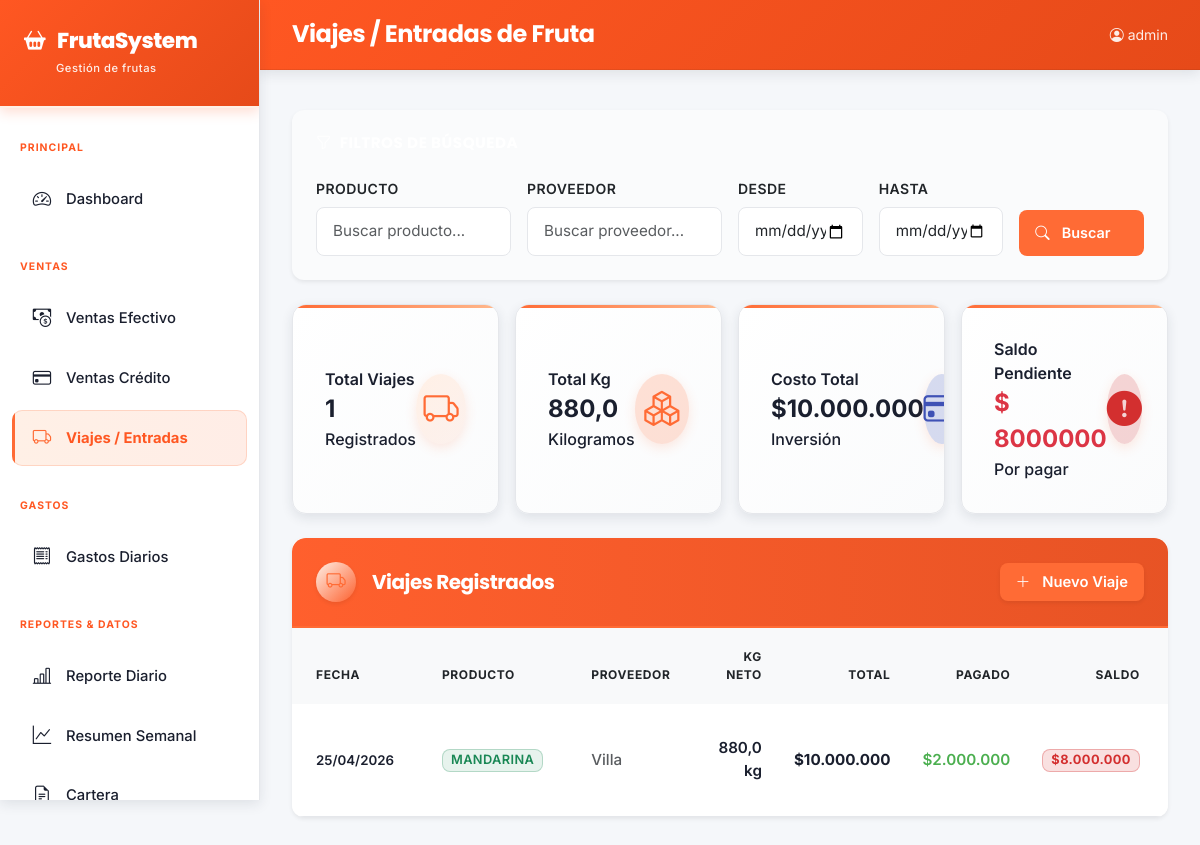
/viajes/ (signed in), run on the app's committed database.
### core/models.py (models this page shows, shortened)
class Viaje(models.Model):
    PESO_CANASTILLA_NEGRA = Decimal('1.6')
    PESO_CANASTILLA_COLOR = Decimal('2.2')
    proveedor = models.ForeignKey(Proveedor, on_delete=models.CASCADE, related_name='viajes', verbose_name='Proveedor')
    producto = models.ForeignKey(Producto, on_delete=models.CASCADE, related_name='viajes', verbose_name='Producto')
    fecha = models.DateField(verbose_name='Fecha')
    observaciones = models.TextField(blank=True, verbose_name='Observaciones')
    kg_podridos = models.DecimalField(max_digits=10, decimal_places=2, default=0, verbose_name='Kg Podridos / Rechazo')
    precio_total_acordado = models.DecimalField(max_digits=12, decimal_places=2, default=0, verbose_name='Precio Total Acordado')
    created_at = models.DateTimeField(auto_now_add=True)
    @property
    def total_kg_neto(self): return sum(lote.kg_neto for lote in self.lotes.all())
    @property
    def total_valor(self): return self.precio_total_acordado
    @property
    def total_pagado(self): return sum(p.monto for p in self.pagos_proveedor.all())
    @property
    def saldo_pendiente(self): return self.total_valor - self.total_pagado
    class Meta:
        verbose_name = 'Viaje'; verbose_name_plural = 'Viajes'; ordering = ['-fecha', '-created_at']

class Producto(models.Model):
    nombre = models.CharField(max_length=100, verbose_name='Nombre')
    tiene_descuento_gobierno = models.BooleanField(default=False, verbose_name='Descuento gobierno')
    porcentaje_descuento = models.DecimalField(max_digits=5, decimal_places=2, default=0, verbose_name='% Descuento gobierno')
    activo = models.BooleanField(default=True, verbose_name='Activo')
    def __str__(self): return self.nombre
    class Meta:
        verbose_name = 'Producto'; verbose_name_plural = 'Productos'; ordering = ['nombre']

class Proveedor(models.Model):
    nombre = models.CharField(max_length=200, verbose_name='Nombre')
    telefono = models.CharField(max_length=20, blank=True, verbose_name='Teléfono')
    direccion = models.TextField(blank=True, verbose_name='Dirección')
    activo = models.BooleanField(default=True, verbose_name='Activo')
    def __str__(self): return self.nombre
    class Meta:
        verbose_name = 'Proveedor'; verbose_name_plural = 'Proveedores'; ordering = ['nombre']

class LoteClasificacion(models.Model):
    viaje = models.ForeignKey(Viaje, on_delete=models.CASCADE, related_name='lotes', verbose_name='Viaje')
    clasificacion = models.ForeignKey(Clasificacion, on_delete=models.CASCADE, verbose_name='Clasificación')
    kg_neto = models.DecimalField(max_digits=10, decimal_places=2, default=0, verbose_name='Kg Neto Clasificado')
    class Meta:
        verbose_name = 'Lote por Clasificación'; verbose_name_plural = 'Lotes por Clasificación'

class PagoProveedor(models.Model):
    viaje = models.ForeignKey(Viaje, on_delete=models.CASCADE, related_name='pagos_proveedor', verbose_name='Viaje')
    monto = models.DecimalField(max_digits=12, decimal_places=2, verbose_name='Monto')
    medio_pago = models.CharField(max_length=20, choices=MEDIO_PAGO_CHOICES, verbose_name='Medio de pago')
    fecha = models.DateField(verbose_name='Fecha')
    observaciones = models.TextField(blank=True, verbose_name='Observaciones')
    class Meta:
        verbose_name = 'Pago a Proveedor'; verbose_name_plural = 'Pagos a Proveedores'; ordering = ['-fecha']

### core/views.py (the view)
# urls.py: path('viajes/', views.viaje_list, name='viaje_list'),
@login_required
def viaje_list(request):
    viajes = Viaje.objects.select_related('proveedor', 'producto').all()
    num_viajes = len(viajes)
    total_kg = sum(v.total_kg_neto for v in viajes)
    total_costo = sum(v.total_valor for v in viajes)
    saldo_pendiente = sum(v.saldo_pendiente for v in viajes)
    return render(request, 'core/viaje_list.html', {
        'viajes': viajes,
        'num_viajes': num_viajes, 'total_kg': total_kg,
        'total_costo': total_costo, 'saldo_pendiente': saldo_pendiente
    })

### core/templatetags/cop_filters.py (called while the page is built)
@register.filter
def cop(value):
    try:
        n = int(round(float(value)))
        return f"{n:,}".replace(",", ".")
    except (ValueError, TypeError):
        return value

### core/templates/core/viaje_list.html (shortened to what this page needs)
{% extends 'core/base.html' %}
{% block page_title %}Viajes / Entradas de Fruta{% endblock %}
{% block content %}
<div class="card border-0 shadow-sm mb-4" style="border-radius: 12px; background: var(--bg-light);">
  <div class="card-body p-4">
    <h6 class="fw-bold mb-4" style="color: white; font-size: 0.95rem; text-transform: uppercase; letter-spacing: 0.5px;">
      <i class="bi bi-funnel me-2"></i>Filtros de Búsqueda
    </h6>
    <div class="row g-3">
      <div class="col-md-3">
        <label class="form-label fw-semibold small" style="color: var(--text-secondary);">Producto</label>
        <input type="text" class="form-control" placeholder="Buscar producto..." style="border-radius: 8px; border: 1px solid var(--border-light); padding: 0.75rem 1rem;">
      </div>
      <div class="col-md-3">
        <label class="form-label fw-semibold small" style="color: var(--text-secondary);">Proveedor</label>
        <input type="text" class="form-control" placeholder="Buscar proveedor..." style="border-radius: 8px; border: 1px solid var(--border-light); padding: 0.75rem 1rem;">
      </div>
      <div class="col-md-2">
        <label class="form-label fw-semibold small" style="color: var(--text-secondary);">Desde</label>
        <input type="date" class="form-control" style="border-radius: 8px; border: 1px solid var(--border-light); padding: 0.75rem 1rem;">
      </div>
      <div class="col-md-2">
        <label class="form-label fw-semibold small" style="color: var(--text-secondary);">Hasta</label>
        <input type="date" class="form-control" style="border-radius: 8px; border: 1px solid var(--border-light); padding: 0.75rem 1rem;">
      </div>
      <div class="col-md-2 d-flex align-items-end gap-2">
        <button class="btn w-100" style="background: var(--orange-primary); color: white; border-radius: 8px; border: none; padding: 0.75rem 1rem; font-weight: 600; font-size: 0.9rem;">
          <i class="bi bi-search me-1"></i>Buscar
        </button>
      </div>
    </div>
  </div>
</div>
<div class="row row-cols-1 row-cols-md-4 g-3 mb-4">
  <div class="col">
    <div class="stat-card-white h-100">
      <div>
        <div class="small fw-semibold">Total Viajes</div>
        <div class="fs-4 fw-bold">{{ num_viajes|default:0 }}</div>
        <div class="small">Registrados</div>
      </div>
      <div class="stat-icon-wrapper">
        <i class="bi bi-truck"></i>
      </div>
    </div>
  </div>
  <div class="col">
    <div class="stat-card-white h-100">
      <div>
        <div class="small fw-semibold">Total Kg</div>
        <div class="fs-4 fw-bold">{{ total_kg|default:0|floatformat:1 }}</div>
        <div class="small">Kilogramos</div>
      </div>
      <div class="stat-icon-wrapper" style="background: rgba(255, 107, 53, 0.2); color: var(--orange-primary);">
        <i class="bi bi-boxes"></i>
      </div>
    </div>
  </div>
  <div class="col">
    <div class="stat-card-white h-100">
      <div>
        <div class="small fw-semibold">Costo Total</div>
        <div class="fs-4 fw-bold">${{ total_costo|default:0|cop }}</div>
        <div class="small">Inversión</div>
      </div>
      <div class="stat-icon-wrapper" style="background: rgba(63, 81, 181, 0.2); color: #3f51b5;">
        <i class="bi bi-credit-card"></i>
      </div>
    </div>
  </div>
  <div class="col">
    <div class="stat-card-white h-100">
      <div>
        <div class="small fw-semibold">Saldo Pendiente</div>
        <div class="fs-4 fw-bold text-danger" style="color: #d32f2f;">$ {{ saldo_pendiente|default:0|floatformat:0 }}</div>
        <div class="small">Por pagar</div>
      </div>
      <div class="stat-icon-wrapper" style="background: rgba(211, 47, 47, 0.2); color: #d32f2f;">
        <i class="bi bi-exclamation-circle-fill"></i>
      </div>
    </div>
  </div>
</div>
<div class="card border-0 shadow-sm" style="border-radius: 12px; overflow: hidden;">
  <div class="card-header border-bottom-0 bg-white py-4 d-flex justify-content-between align-items-center">
    <div class="d-flex align-items-center">
      <div class="stat-icon-wrapper d-inline-flex me-3 shadow-sm" style="width: 40px; height: 40px; font-size: 1.2rem;">
        <i class="bi bi-truck"></i>
      </div>
      <h5 class="mb-0 fw-bold" style="color: white;">Viajes Registrados</h5>
    </div>
    <a href="{% url 'viaje_create' %}" class="btn px-3 py-2 fw-semibold shadow-sm" style="background: var(--orange-primary); color: white; border: none; border-radius: 8px;">
      <i class="bi bi-plus-lg me-1"></i> Nuevo Viaje
    </a>
  </div>
  <div class="card-body p-0">
    <div class="table-responsive">
      <table class="table table-hover align-middle mb-0">
        <thead class="bg-light">
          <tr>
            <th class="ps-4 fw-bold small" style="color: var(--text-secondary);">FECHA</th>
            <th class="fw-bold small" style="color: var(--text-secondary);">PRODUCTO</th>
            <th class="fw-bold small" style="color: var(--text-secondary);">PROVEEDOR</th>
            <th class="fw-bold small text-end pe-2" style="color: var(--text-secondary);">KG NETO</th>
            <th class="fw-bold small text-end pe-2" style="color: var(--text-secondary);">TOTAL</th>
            <th class="fw-bold small text-end pe-2" style="color: var(--text-secondary);">PAGADO</th>
            <th class="fw-bold small text-end pe-2" style="color: var(--text-secondary);">SALDO</th>
            <th class="text-end pe-4 fw-bold small" style="color: var(--text-secondary);">ACCIONES</th>
          </tr>
        </thead>
        <tbody class="border-top-0">
        {% for v in viajes %}
        <tr>
          <td class="ps-4"><span class="small fw-semibold" style="color: var(--text-main);">{{ v.fecha|date:"d/m/Y" }}</span></td>
          <td>
            <span class="badge bg-success bg-opacity-10 text-success border border-success border-opacity-25 px-2 py-1">
              {{ v.producto }}
            </span>
          </td>
          <td class="text-muted small">{{ v.proveedor }}</td>
          <td class="text-end pe-2 fw-semibold" style="color: var(--text-main);">{{ v.total_kg_neto|default:0|floatformat:1 }} kg</td>
          <td class="text-end pe-2 fw-bold" style="color: var(--text-main);">${{ v.total_valor|default:0|cop }}</td>
          <td class="text-end pe-2 fw-semibold" style="color: #4CAF50;">${{ v.total_pagado|default:0|cop }}</td>
          <td class="text-end pe-2">
            {% if v.saldo_pendiente > 0 %}
              <span class="badge fw-bold px-2 py-1" style="background-color: rgba(211, 47, 47, 0.15); color: #d32f2f; border: 1px solid rgba(211, 47, 47, 0.3);">
                ${{ v.saldo_pendiente|default:0|cop }}
              </span>
            {% else %}
              <span class="badge fw-bold px-2 py-1" style="background-color: rgba(76, 175, 80, 0.15); color: #4CAF50; border: 1px solid rgba(76, 175, 80, 0.3);">
                SALDADO
              </span>
            {% endif %}
          </td>
          <td class="text-end pe-4">
          </td>
        </tr>
        {% endfor %}
        </tbody>
      </table>
    </div>
  </div>
</div>
{% endblock %}

### core/templates/core/base.html (shortened to what this page needs)
<!DOCTYPE html>
<html lang="es">
<head>
<link href="https://cdn.jsdelivr.net/npm/bootstrap@5.3.0/dist/css/bootstrap.min.css" rel="stylesheet">
<link href="https://cdn.jsdelivr.net/npm/bootstrap-icons@1.11.0/font/bootstrap-icons.css" rel="stylesheet">
</head>
<body>
<div class="sidebar" id="sidebar">
  <div class="sidebar-brand">
    <h5><i class="bi bi-basket2-fill"></i>FrutaSystem</h5>
    <small>Gestión de frutas</small>
  </div>
  <nav class="mt-2">
    <div class="nav-section">Principal</div>
    <a href="{% url 'dashboard' %}" class="nav-link {% if request.resolver_match.url_name == 'dashboard' %}active{% endif %}">
      <i class="bi bi-speedometer2"></i> Dashboard
    </a>
    <div class="nav-section">Ventas</div>
    <a href="{% url 'venta_efectivo_list' %}" class="nav-link {% if 'efectivo' in request.path %}active{% endif %}">
      <i class="bi bi-cash-coin"></i> Ventas Efectivo
    </a>
    <a href="{% url 'venta_credito_list' %}" class="nav-link {% if 'credito' in request.path %}active{% endif %}">
      <i class="bi bi-credit-card"></i> Ventas Crédito
    </a>
    <a href="{% url 'viaje_list' %}" class="nav-link {% if 'viajes' in request.path %}active{% endif %}">
      <i class="bi bi-truck"></i> Viajes / Entradas
    </a>
    <div class="nav-section">Gastos</div>
    <a href="{% url 'gasto_list' %}" class="nav-link {% if 'gastos' in request.path and 'categorias' not in request.path %}active{% endif %}">
      <i class="bi bi-receipt"></i> Gastos Diarios
    </a>
    <div class="nav-section">Reportes & Datos</div>
    <a href="{% url 'reporte_diario' %}" class="nav-link {% if 'diario' in request.path %}active{% endif %}">
      <i class="bi bi-bar-chart-line"></i> Reporte Diario
    </a>
    <a href="{% url 'inventario_weekly_summary' %}" class="nav-link {% if 'semanal' in request.path %}active{% endif %}">
      <i class="bi bi-graph-up"></i> Resumen Semanal
    </a>
    <a href="{% url 'reporte_cartera' %}" class="nav-link {% if 'cartera' in request.path %}active{% endif %}">
      <i class="bi bi-file-earmark-text"></i> Cartera
    </a>
  </nav>
</div>
<div class="main-content">
  <div class="topbar">
    <div class="flex-grow-1">
      <h6 class="page-title-text d-none d-lg-flex">{% block page_title %}{% endblock %}</h6>
    </div>
    <div class="d-flex align-items-center gap-3">
      <small style="color: rgba(255,255,255,0.9);"><i class="bi bi-person-circle me-1"></i>{{ request.user.username }}</small>
    </div>
  </div>
  <div class="content-area">
    {% block content %}{% endblock %}
  </div>
</div>
</body>
</html>

### data on the page
Viaje: fecha "25/04/2026", producto "MANDARINA", proveedor "Villa", total_kg_neto "880,0", total_valor|cop "10.000.000", total_pagado|cop "2.000.000", saldo_pendiente|cop "8.000.000"

### other printed values
{{ request.user.username }} "admin"
{{ num_viajes|default:0 }} "1"
{{ total_kg|default:0|floatformat:1 }} "880,0"
{{ total_costo|default:0|cop }} "10.000.000"
{{ saldo_pendiente|default:0|floatformat:0 }} "8000000"
